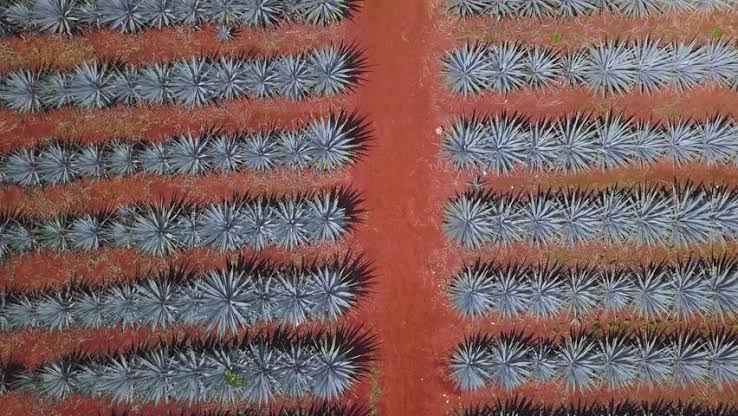
#> input picture img/campo_agave.jpg, 738 x 416 px, given in place of the camera
$ python DeteccionColoresPt01.py
#> lines starting #> are read from the running program, lines starting #| are printed output that depends on the picture; after the words box and inside, x2 and y2 are one past the last pixel; in counts of white or black regions, pixels touching at a corner belong together
# -*- coding: utf-8 -*-
"""
Created on Thu Jan  9 18:35:18 2020

@author: toshiba

Tema: Detección de Colores.
Paso 1: Leer el video.
Paso 2: Transformar de BGR a HSV.
Paso 3: Determinar los rangos de color.
Paso 4: Visualización.
"""
import cv2
import numpy as np

caption = cv2.VideoCapture(0)

redBajo1 = np.array([0,100,20], np.uint8)
redAlto1 = np.array([8,255,255], np.uint8)

redBajo2 = np.array([172,100,20], np.uint8)
redAlto2 = np.array([179,255,255], np.uint8)

#blueBajo = np.array([75,100,20])
#blueAlto = np.array([125,255,255])

while True:
    ret,frame = caption.read()
#> frame is the input picture: shape (416, 738, 3); mean B, G, R 93.5, 95, 121.7

    if ret == True:
        frameHSV = cv2.cvtColor(frame, cv2.COLOR_BGR2HSV)
#> frameHSV: shape (416, 738, 3); mean H, S, V 60, 81.5, 128.4
        maskRed1 = cv2.inRange(frameHSV, redBajo1, redAlto1)
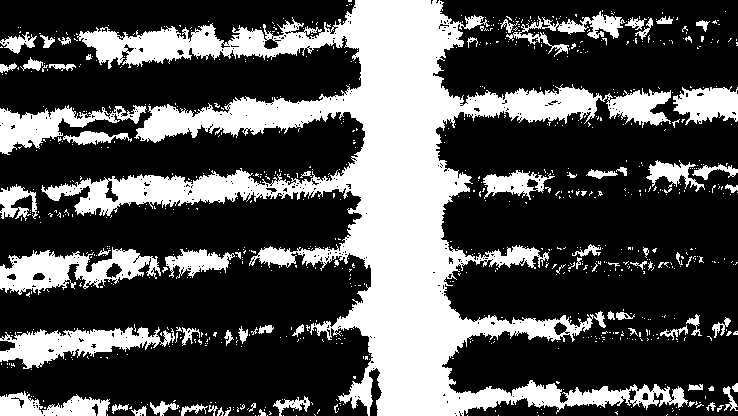
#> maskRed1: shape (416, 738); 31.1% white; 828 white regions (753 under 20 px), largest, box (x1, y1, x2, y2) and area: (41, 0, 688, 416) 69732, (0, 247, 161, 295) 3851, (0, 327, 175, 369) 3506
        maskRed2 = cv2.inRange(frameHSV, redBajo2, redAlto2)
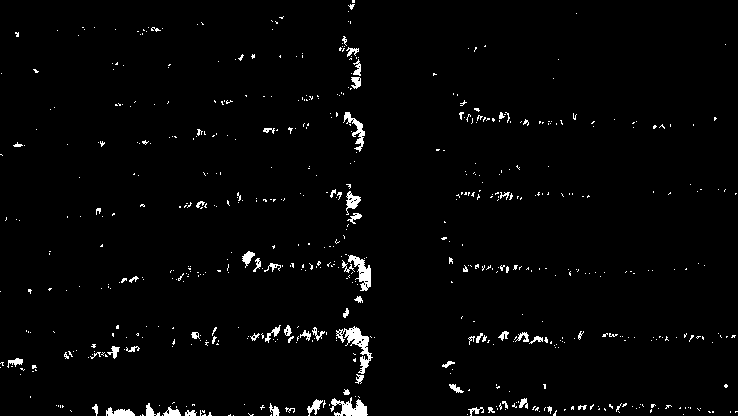
#> maskRed2: shape (416, 738); 2.2% white; 617 white regions (550 under 20 px), largest, box (x1, y1, x2, y2) and area: (336, 326, 373, 374) 530, (330, 397, 368, 416) 401, (348, 255, 371, 291) 367
        maskRed = cv2.add(maskRed1, maskRed2)
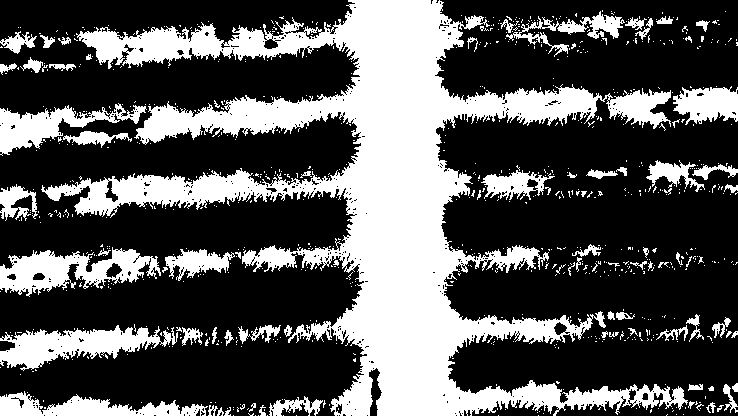
#> maskRed: shape (416, 738); 33.3% white; 808 white regions (729 under 20 px), largest, box (x1, y1, x2, y2) and area: (41, 0, 688, 416) 74537, (0, 247, 161, 297) 3941, (0, 325, 178, 371) 3900
        #maskBlue = cv2.inRange(frameHSV, blueBajo, blueAlto)

        #maskRedVista = cv2.bitwise_and(frame, frame, mask=maskRed)
        maskBlueVista = cv2.bitwise_and(frame, frame, mask=maskRed)
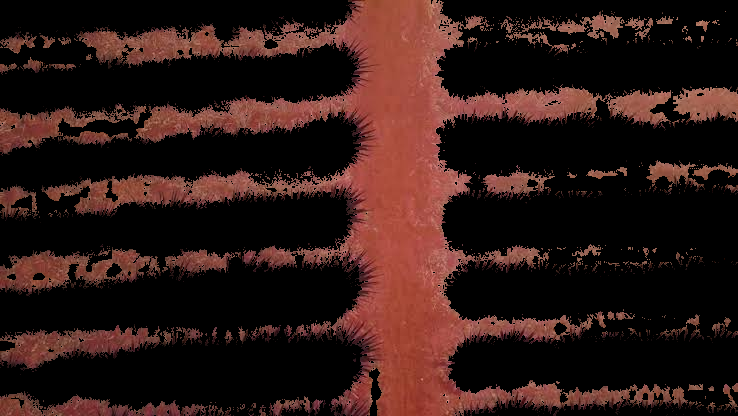
#> maskBlueVista: shape (416, 738, 3); mean B, G, R 21.2, 24.5, 46.5

        cv2.imshow('maskRedVista', maskBlueVista)
        cv2.imshow('mask', maskRed)
        cv2.imshow('frame', frame)
        if cv2.waitKey(1) & 0xFF == ord('q'):
#> (key q is pressed here)
            break

caption.release()
cv2.destroyAllWindows()
